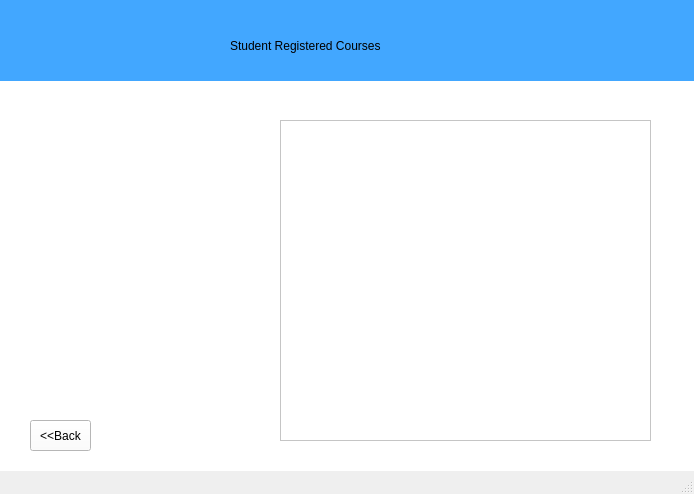
<?xml version="1.0" encoding="UTF-8"?>
<ui version="4.0">
 <class>RegisteredCoursesbyStudent</class>
 <widget class="QMainWindow" name="RegisteredCoursesbyStudent">
  <property name="geometry">
   <rect>
    <x>0</x>
    <y>0</y>
    <width>694</width>
    <height>494</height>
   </rect>
  </property>
  <property name="windowTitle">
   <string>MainWindow</string>
  </property>
  <widget class="QWidget" name="centralwidget">
   <widget class="QWidget" name="LoginPage" native="true">
    <property name="enabled">
     <bool>true</bool>
    </property>
    <property name="geometry">
     <rect>
      <x>0</x>
      <y>0</y>
      <width>701</width>
      <height>471</height>
     </rect>
    </property>
    <property name="autoFillBackground">
     <bool>false</bool>
    </property>
    <property name="styleSheet">
     <string notr="true">background-color: rgb(255, 255, 255);</string>
    </property>
    <property name="inputMethodHints">
     <set>Qt::ImhNone</set>
    </property>
    <widget class="QLabel" name="LoginDetailLabel">
     <property name="geometry">
      <rect>
       <x>50</x>
       <y>310</y>
       <width>361</width>
       <height>20</height>
      </rect>
     </property>
     <property name="text">
      <string/>
     </property>
    </widget>
    <widget class="QWidget" name="widget_3" native="true">
     <property name="geometry">
      <rect>
       <x>0</x>
       <y>0</y>
       <width>701</width>
       <height>81</height>
      </rect>
     </property>
     <property name="styleSheet">
      <string notr="true">background-color: rgb(66, 167, 255);</string>
     </property>
     <widget class="QLabel" name="label_2">
      <property name="geometry">
       <rect>
        <x>230</x>
        <y>30</y>
        <width>231</width>
        <height>31</height>
       </rect>
      </property>
      <property name="styleSheet">
       <string notr="true">font: 63 14pt &quot;Sitka Display Semibold&quot;;
background-color: rgb(66, 167, 255);
</string>
      </property>
      <property name="text">
       <string>Student Registered Courses</string>
      </property>
     </widget>
    </widget>
    <widget class="QScrollArea" name="scrollArea">
     <property name="geometry">
      <rect>
       <x>280</x>
       <y>120</y>
       <width>371</width>
       <height>321</height>
      </rect>
     </property>
     <property name="widgetResizable">
      <bool>true</bool>
     </property>
     <widget class="QWidget" name="Content">
      <property name="geometry">
       <rect>
        <x>0</x>
        <y>0</y>
        <width>369</width>
        <height>319</height>
       </rect>
      </property>
      <widget class="QWidget" name="widget" native="true">
       <property name="geometry">
        <rect>
         <x>0</x>
         <y>0</y>
         <width>371</width>
         <height>321</height>
        </rect>
       </property>
       <widget class="QLabel" name="ContentData">
        <property name="geometry">
         <rect>
          <x>10</x>
          <y>20</y>
          <width>341</width>
          <height>281</height>
         </rect>
        </property>
        <property name="text">
         <string/>
        </property>
       </widget>
      </widget>
     </widget>
    </widget>
    <widget class="QPushButton" name="pushButton">
     <property name="geometry">
      <rect>
       <x>30</x>
       <y>420</y>
       <width>61</width>
       <height>31</height>
      </rect>
     </property>
     <property name="styleSheet">
      <string notr="true"/>
     </property>
     <property name="text">
      <string>&lt;&lt;Back</string>
     </property>
    </widget>
    <widget class="QLabel" name="label_5">
     <property name="geometry">
      <rect>
       <x>30</x>
       <y>130</y>
       <width>221</width>
       <height>251</height>
      </rect>
     </property>
     <property name="text">
      <string/>
     </property>
     <property name="pixmap">
      <pixmap>C:/Users/dell/Downloads/Umt_logo.png</pixmap>
     </property>
     <property name="scaledContents">
      <bool>true</bool>
     </property>
    </widget>
    <zorder>widget_3</zorder>
    <zorder>LoginDetailLabel</zorder>
    <zorder>scrollArea</zorder>
    <zorder>pushButton</zorder>
    <zorder>label_5</zorder>
   </widget>
  </widget>
  <widget class="QMenuBar" name="menubar">
   <property name="geometry">
    <rect>
     <x>0</x>
     <y>0</y>
     <width>694</width>
     <height>21</height>
    </rect>
   </property>
  </widget>
  <widget class="QStatusBar" name="statusbar"/>
 </widget>
 <resources/>
 <connections/>
</ui>
